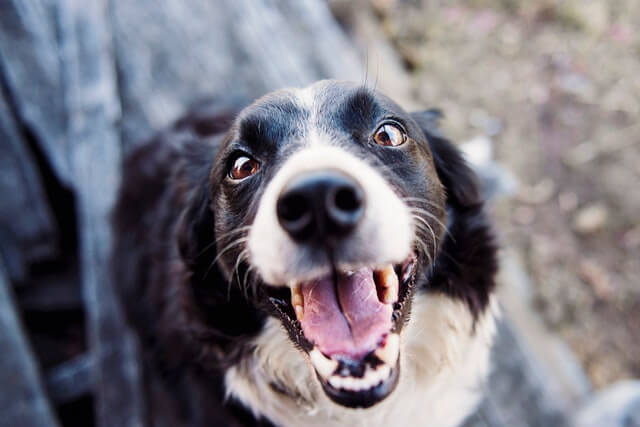
#> input picture Friday 08:30 - 10:30/E22CSEU1069_Adv_Cv_Labs/LAB 5/rgb_image.jpg, 640 x 427 px, found by its file name
$ jupyter execute Advanced_Computer_LAB_01.ipynb
#> lines starting #> are read from the running program, lines starting #| are printed output that depends on the picture
[cell 1]
import numpy as np
import matplotlib.pyplot as plt

# Define a 2D object (e.g., a rectangle)
def plot_object(points, title, color='blue'):
    x, y = zip(*points)
    x = np.append(x, x[0])  # Close the shape
    y = np.append(y, y[0])
    plt.plot(x, y, color=color, marker='o') # Plot the shape with markers at vertices
    plt.title(title) # Set the title of the plot
    plt.grid()  # Display a grid for reference
    plt.axis('equal')  # Ensure equal aspect ratio for both axes

# Transformation functions
def translate(points, tx, ty):
    translation_matrix = np.array([[1, 0, tx],
                                    [0, 1, ty],
                                    [0, 0, 1]])
    return apply_transformation(points, translation_matrix)

def scale(points, sx, sy):
    scaling_matrix = np.array([[sx, 0, 0],
                                [0, sy, 0],
                                [0, 0, 1]])
    return apply_transformation(points, scaling_matrix)

def rotate(points, angle):
    rad = np.radians(angle) # Convert degrees to radians
    rotation_matrix = np.array([[np.cos(rad), -np.sin(rad), 0],
                                 [np.sin(rad), np.cos(rad), 0],
                                 [0, 0, 1]])
    return apply_transformation(points, rotation_matrix)

def reflect(points, axis):
    if axis == 'x':
        reflection_matrix = np.array([[1, 0, 0],
                                       [0, -1, 0],
                                       [0, 0, 1]])
    elif axis == 'y':
        reflection_matrix = np.array([[-1, 0, 0],
                                       [0, 1, 0],
                                       [0, 0, 1]])
    else:
        raise ValueError("Invalid axis. Choose 'x' or 'y'.")
    return apply_transformation(points, reflection_matrix)

def shear(points, shx=0, shy=0):
    shearing_matrix = np.array([[1, shx, 0],
                                 [shy, 1, 0],
                                 [0, 0, 1]])
    return apply_transformation(points, shearing_matrix)

# Helper to apply a transformation
def apply_transformation(points, matrix):
    homogeneous_points = np.hstack((points, np.ones((points.shape[0], 1)))) # Convert to homogeneous coordinates
    transformed_points = homogeneous_points @ matrix.T # Apply matrix transformation
    return transformed_points[:, :2] # Convert back to 2D

# Main demonstration
if __name__ == "__main__":
    original_points = np.array([[0, 0], [2, 0], [2, 1], [0, 1]])  # Rectangle
    plt.figure(figsize=(10, 8))

    # Original object
    plt.subplot(2, 3, 1)
    plot_object(original_points, "Original Object")

    # Translation
    translated = translate(original_points, 3, 2)
    plt.subplot(2, 3, 2)
    plot_object(original_points, "Translated Object")
    plot_object(translated, "Translated Object", color='red')

    # Scaling
    scaled = scale(original_points, 2, 1.5)
    plt.subplot(2, 3, 3)
    plot_object(original_points, "Scaled Object")
    plot_object(scaled, "Scaled Object", color='green')

    # Rotation
    rotated = rotate(original_points, 45)
    plt.subplot(2, 3, 4)
    plot_object(original_points, "Rotated Object")
    plot_object(rotated, "Rotated Object", color='orange')

    # Reflection
    reflected = reflect(original_points, 'x')
    plt.subplot(2, 3, 5)
    plot_object(original_points, "Reflected Object")
    plot_object(reflected, "Reflected Object", color='purple')

    # Shearing
    sheared = shear(original_points, shx=1.0, shy=0.5)
    plt.subplot(2, 3, 6)
    plot_object(original_points, "Sheared Object")
    plot_object(sheared, "Sheared Object", color='brown')

    plt.tight_layout()
    plt.show()
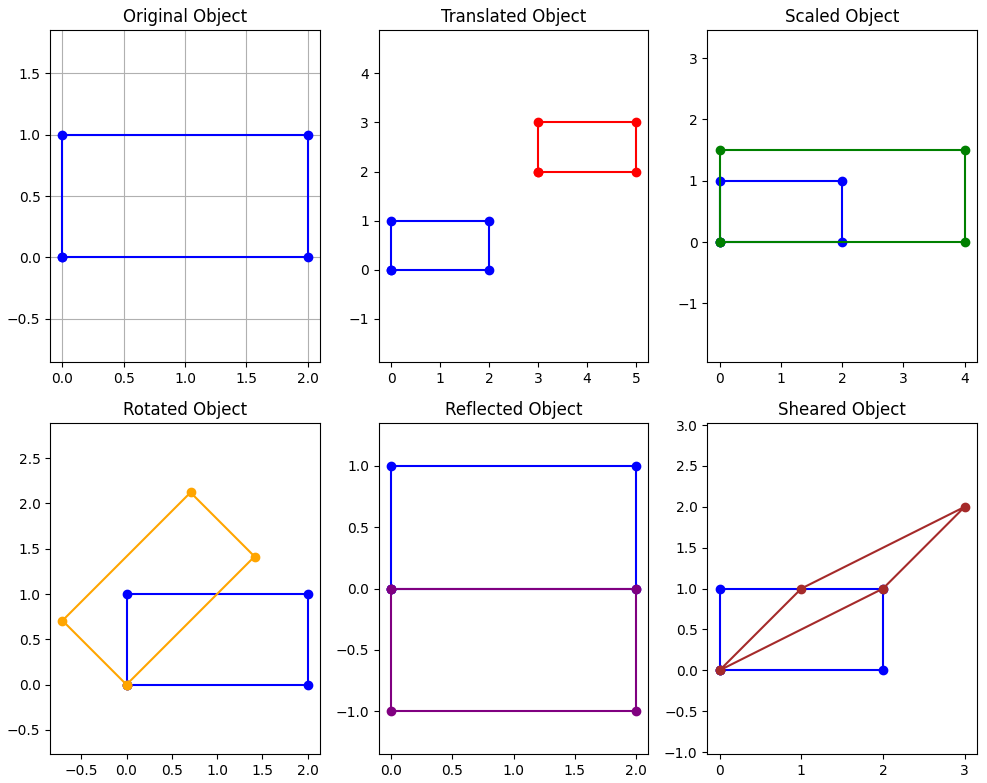
#> figure drawn by matplotlib, 6 panels

[cell 2]
import cv2
import numpy as np
import matplotlib.pyplot as plt

# Upload image
from google.colab import files
uploaded = files.upload()
#> the answer given: rgb_image.jpg

img = cv2.imread(list(uploaded.keys())[0])
#> img is the input picture: shape (427, 640, 3); mean B, G, R 127.7, 119, 122.2
img = cv2.cvtColor(img, cv2.COLOR_BGR2RGB)

def plot_image(image, title):
    plt.imshow(image)
    plt.title(title)
    plt.axis("off")
    plt.show()

# 1. Translation
def translate_image(img, tx, ty):
#> called with tx = 100, ty = 50
    rows, cols, _ = img.shape
#> rows = 427; cols = 640
    translation_matrix = np.float32([[1, 0, tx], [0, 1, ty]])
    return cv2.warpAffine(img, translation_matrix, (cols, rows))
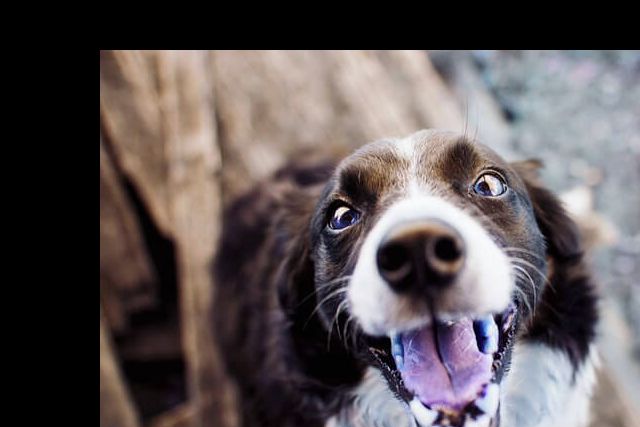
#> returned value: shape (427, 640, 3); mean of channels 0, 1, 2 86.4, 84.9, 93; drawn as B, G, R

# 2. Scaling
def scale_image(img, sx, sy):
#> called with sx = 1, sy = 1.5
    return cv2.resize(img, None, fx=sx, fy=sy, interpolation=cv2.INTER_LINEAR)
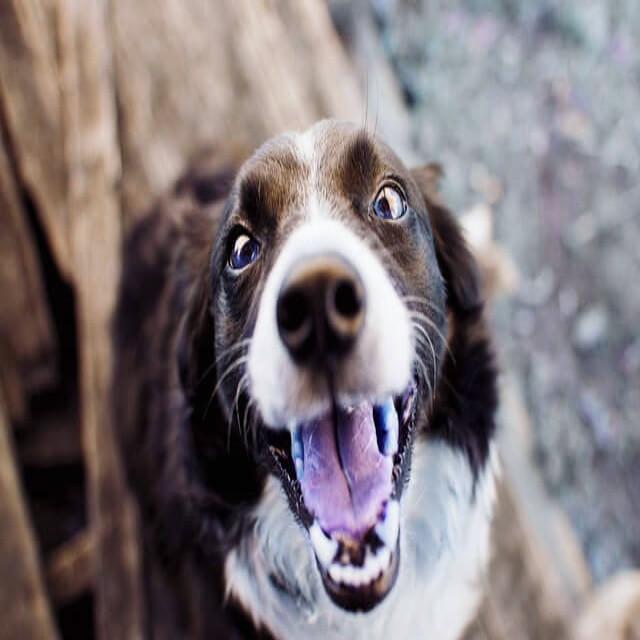
#> returned value: shape (640, 640, 3); mean of channels 0, 1, 2 122.2, 119, 127.7; drawn as B, G, R

# 3. Rotation
def rotate_image(img, angle):
#> called with angle = 45
    rows, cols, _ = img.shape
#> rows = 427; cols = 640
    center = (cols // 2, rows // 2)
#> center = (320, 213)
    rotation_matrix = cv2.getRotationMatrix2D(center, angle, 1)
    return cv2.warpAffine(img, rotation_matrix, (cols, rows))
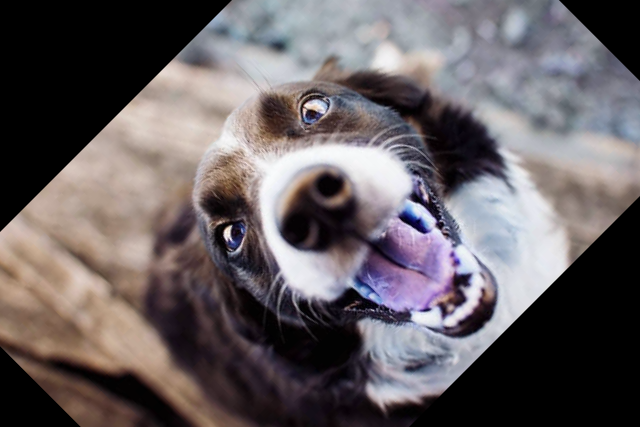
#> returned value: shape (427, 640, 3); mean of channels 0, 1, 2 98.2, 95.5, 102.6; drawn as B, G, R

# 4. Reflection
def reflect_image(img, axis):
#> called with axis = 'x'
    return cv2.flip(img, {'x': 0, 'y': 1}.get(axis, -1))
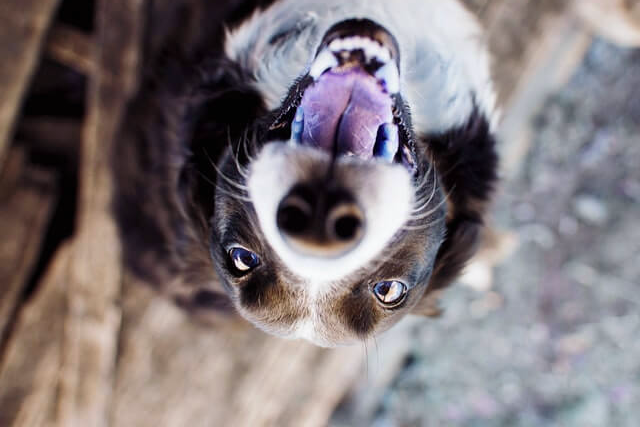
#> returned value: shape (427, 640, 3); mean of channels 0, 1, 2 122.2, 119, 127.7; drawn as B, G, R

# 5. Shearing
def shear_image(img, shx=0, shy=0):
#> called with shx = 0.2, shy = 0.1
    rows, cols, _ = img.shape
#> rows = 427; cols = 640
    shear_matrix = np.float32([[1, shx, 0], [shy, 1, 0]])
    return cv2.warpAffine(img, shear_matrix, (cols + int(shx * rows), rows + int(shy * cols)))
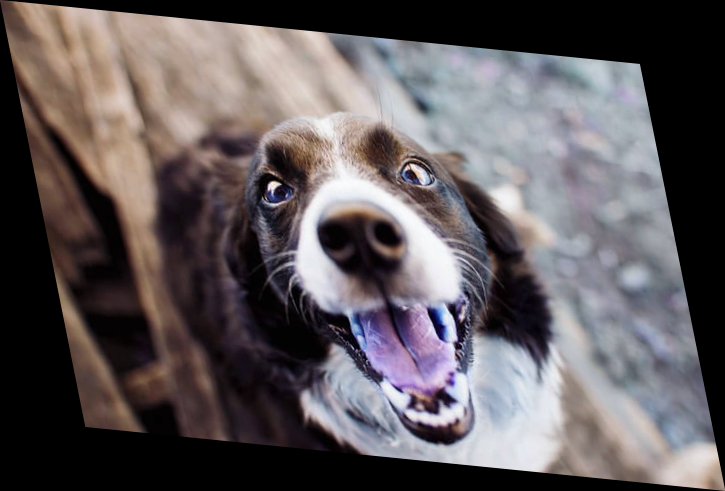
#> returned value: shape (491, 725, 3); mean of channels 0, 1, 2 91.9, 89.5, 96.1; drawn as B, G, R

# 6. Cropping
def crop_image(img, x_start, y_start, x_end, y_end):
#> called with x_start = 50, y_start = 50, x_end = 300, y_end = 300
    return img[y_start:y_end, x_start:x_end]
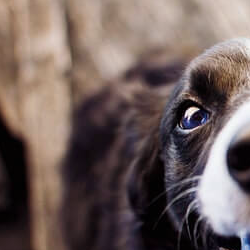
#> returned value: shape (250, 250, 3); mean of channels 0, 1, 2 92.7, 96, 112.2; drawn as B, G, R

# Demonstrations
plot_image(img, "Original Image")

plot_image(translate_image(img, 100, 50), "Translated Image")
plot_image(scale_image(img, 1, 1.5), "Scaled Image")
plot_image(rotate_image(img, 45), "Rotated Image")
plot_image(reflect_image(img, 'x'), "Reflected Image")
plot_image(shear_image(img, shx=0.2, shy=0.1), "Sheared Image")
plot_image(crop_image(img, 50, 50, 300, 300), "Cropped Image")
